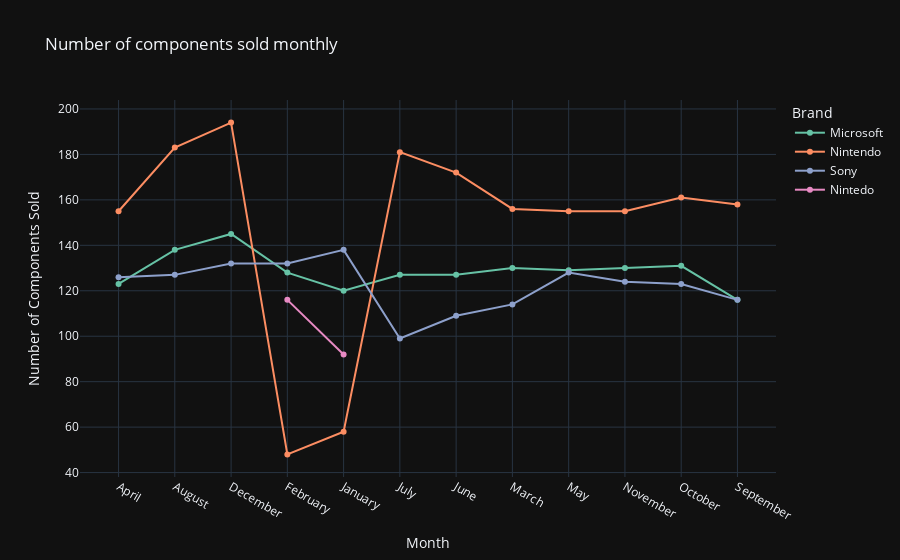

Source (notebook cell):
### Code cell
monthly_components_sold(df_console)

### Figure 1 — Plotly figure (JSON) as saved in the notebook; plotly's stock layout.template omitted (floating-point values rounded to 4 significant figures)
{"data": [{"hovertemplate": "Brand=Microsoft<br>Month=%{x}<br>Total Quantity=%{y}<extra></extra>", "legendgroup": "Microsoft", "line": {"color": "rgb(102,194,165)", "dash": "solid"}, "marker": {"symbol": "circle"}, "mode": "lines+markers", "name": "Microsoft", "orientation": "v", "showlegend": true, "x": ["April", "August", "December", "February", "January", "July", "June", "March", "May", "November", "October", "September"], "xaxis": "x", "y": [123, 138, 145, 128, 120, 127, 127, 130, 129, 130, 131, 116], "yaxis": "y", "type": "scatter"}, {"hovertemplate": "Brand=Nintendo<br>Month=%{x}<br>Total Quantity=%{y}<extra></extra>", "legendgroup": "Nintendo", "line": {"color": "rgb(252,141,98)", "dash": "solid"}, "marker": {"symbol": "circle"}, "mode": "lines+markers", "name": "Nintendo", "orientation": "v", "showlegend": true, "x": ["April", "August", "December", "February", "January", "July", "June", "March", "May", "November", "October", "September"], "xaxis": "x", "y": [155, 183, 194, 48, 58, 181, 172, 156, 155, 155, 161, 158], "yaxis": "y", "type": "scatter"}, {"hovertemplate": "Brand=Sony<br>Month=%{x}<br>Total Quantity=%{y}<extra></extra>", "legendgroup": "Sony", "line": {"color": "rgb(141,160,203)", "dash": "solid"}, "marker": {"symbol": "circle"}, "mode": "lines+markers", "name": "Sony", "orientation": "v", "showlegend": true, "x": ["April", "August", "December", "February", "January", "July", "June", "March", "May", "November", "October", "September"], "xaxis": "x", "y": [126, 127, 132, 132, 138, 99, 109, 114, 128, 124, 123, 116], "yaxis": "y", "type": "scatter"}, {"hovertemplate": "Brand=Nintedo<br>Month=%{x}<br>Total Quantity=%{y}<extra></extra>", "legendgroup": "Nintedo", "line": {"color": "rgb(231,138,195)", "dash": "solid"}, "marker": {"symbol": "circle"}, "mode": "lines+markers", "name": "Nintedo", "orientation": "v", "showlegend": true, "x": ["February", "January"], "xaxis": "x", "y": [116, 92], "yaxis": "y", "type": "scatter"}], "layout": {"xaxis": {"anchor": "y", "domain": [0.0, 1.0], "title": {"text": "Month"}}, "yaxis": {"anchor": "x", "domain": [0.0, 1.0], "title": {"text": "Number of Components Sold"}}, "legend": {"title": {"text": "Brand"}, "tracegroupgap": 0}, "title": {"text": "Number of components sold monthly"}}}
